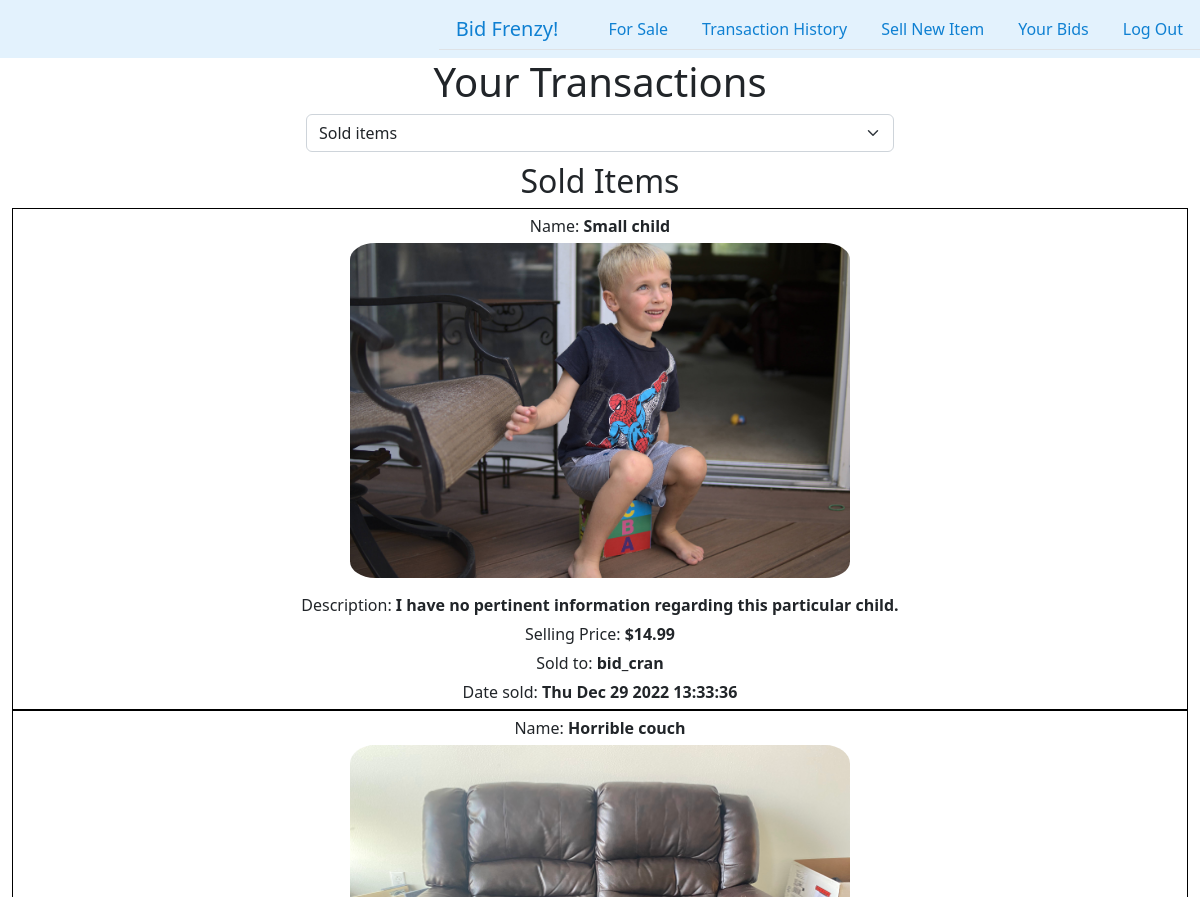
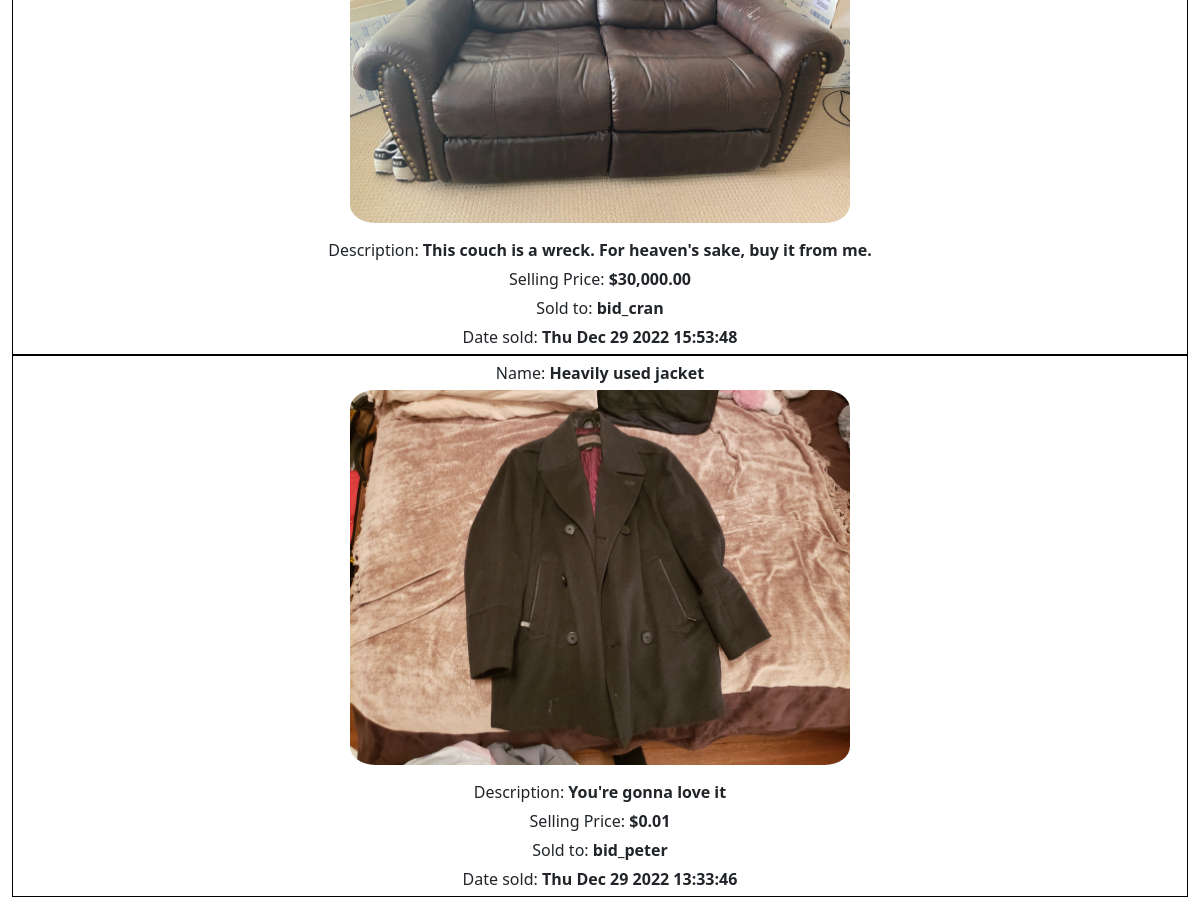
Screenshot of /transactions (signed in) with the database file from the repository (2 pictures, top to bottom).
### tables this page shows
CREATE TABLE items (id INTEGER PRIMARY KEY AUTOINCREMENT, name TEXT NOT NULL, description TEXT NOT NULL, filename TEXT NOT NULL, ownerId INTEGER, askingPrice INTEGER, saleStatus TEXT NOT NULL);

CREATE TABLE bids (id INTEGER PRIMARY KEY AUTOINCREMENT, itemId INTEGER, bidderId INTEGER, sellerId INTEGER, offerPrice INTEGER, offerStatus TEXT NOT NULL, datetime INTEGER, saleDate TEXT);

CREATE TABLE users (id INTEGER PRIMARY KEY AUTOINCREMENT, username TEXT NOT NULL, passwordHash TEXT NOT NULL, cash INTEGER);

### app.py (the view)
@app.route("/transactions", methods=["GET", "POST"])
def transactions():
        user_id = session["user_id"]
        soldItems = db.execute("SELECT * FROM items WHERE ownerId = ? AND salestatus = 'sold'", user_id)
        if len(soldItems) > 0:
            for item in soldItems:
                item['filename'] = f"./static/saved/{item['filename']}"
                itemId = item['id']
                saleInfo = db.execute("SELECT * FROM bids WHERE itemId = ? AND offerStatus = 'sold'", itemId)
                if len(saleInfo) > 0:
                    item['bidsInfo'] = saleInfo[0]
                    item['bidsInfo']['bidderName'] = db.execute("SELECT username FROM users WHERE id = ?", item['bidsInfo']['bidderId'])[0]['username']
                else:
                    soldItems = False
        else:
            soldItems = False
        boughtItems = db.execute("SELECT * FROM items JOIN bids ON items.id = bids.itemId WHERE bids.bidderId = ? AND bids.offerStatus = 'sold' AND items.saleStatus = 'sold'", user_id)
        if len(boughtItems) > 0:
            for item in boughtItems:
                item['filename'] = f"./static/saved/{item['filename']}"
                itemId = item['id']
                sellerName = db.execute("SELECT username FROM users WHERE id = ?", item['ownerId'])
                item['sellerName'] = sellerName[0]['username']
        boughtItems = boughtItems
        return render_template("transactions.html", soldItems = soldItems, boughtItems=boughtItems)

### app.py (called while the page is built)
@app.after_request
def after_request(response):
    response.headers["Cache-Control"] = "no-cache, no-store, must-revalidate"
    response.headers["Expires"] = 0
    response.headers["Pragma"] = "no-cache"
    return response

### templates/transactions.html (shortened to what this page needs)
{% extends "layout.html" %} {% block title %} Your Transactions {% endblock %}
{% block main %}
<h1>Your Transactions</h1>
<select class="form-select" name="transactions">
  <option value="sold">Sold items</option>
</select>
<div id="sold-items" class="flex-container">
  {% if soldItems %}
  <h2>Sold Items</h2>
  {% for soldItem in soldItems %}
  <div class="bordered">
    <p>Name: <span class="bold">{{ soldItem['name'] }}</span></p>
    <img src="{{ soldItem['filename'] }}" width="500" />
    <p>Description: <span class="bold">{{ soldItem['description'] }}</span></p>
    <p>Selling Price: <span class="bold">{{ soldItem['bidsInfo']['offerPrice'] }}</span></p>
    <p>Sold to: <span class="bold">{{ soldItem['bidsInfo']['bidderName'] }}</span></p>
    <p>Date sold: <span class="bold">{{ soldItem['bidsInfo']['saleDate'] }}</span></p>
  </div>
  {% endfor %}
  {% endif %}
</div>
  {% endblock %}

### templates/layout.html (shortened to what this page needs)
<!DOCTYPE html>
<html lang="en">
  <head>
    <link
      href="https://cdn.jsdelivr.net/npm/bootstrap@5.2.3/dist/css/bootstrap.min.css"
      rel="stylesheet"
    />
    <link rel="stylesheet" href="./static/styles/styles.css" type="text/css">
  </head>
  <body id="everything">
    <nav
      class="navbar sticky-top justify-content-end"
      style="background-color: #e3f2fd">
      {% if session["user_id"] %}
      <ul class="nav nav-tabs">
        <li class="nav-item">
          <a href="./index"
          class="nav-link navbar-brand" aria-current="page">Bid Frenzy!</a>
        </li>
        <li class="nav-item">
          <a href="./forsale"
          class="nav-link">For Sale</a>
        </li>
        <li class="nav-item">
          <a href="./transactions"
          class="nav-link">Transaction History</a>
        </li>
        <li class="nav-item">
          <a href="./createsale"
          class="nav-link">Sell New Item</a>
        </li>
        <li class="nav-item">
          <a href="./yourbids"
          class="nav-link">Your Bids</a>
        </li>
        <li class="nav-item">
          <a href="./login"
          class="nav-link">Log Out</a>
        </li>
      </ul>
      {% endif %}
    </nav>
    <main class="container-fluid text-center">
        {% block main %}{% endblock %}
    </main>
  </body>
</html>

### static/styles/styles.css (style rules this page uses)
nav .nav li a { color: #0f80d2 !important; }
img { border-radius: 5%; margin-bottom: 10px; }
p { margin: 5px 0px; }
.flex-container { display: flex; flex-direction: column; }
.bordered { border: 1px solid black; }
.bold { font-weight: bold; }
.form-select { width: 50%; margin: auto; margin-bottom: 10px; }

### rows the page displays
items: name "Small child", filename (picture), description "I have no pertinent information regarding this particular child.", bidsInfo.offerPrice "$14.99", bidsInfo.bidderName "bid_cran", bidsInfo.saleDate "Thu Dec 29 2022 13:33:36"
items: name "Horrible couch", filename (picture), description "This couch is a wreck. For heaven's sake, buy it from me.", bidsInfo.offerPrice "$30,000.00", bidsInfo.bidderName "bid_cran", bidsInfo.saleDate "Thu Dec 29 2022 15:53:48"
items: name "Heavily used jacket", filename (picture), description "You're gonna love it", bidsInfo.offerPrice "$0.01", bidsInfo.bidderName "bid_peter", bidsInfo.saleDate "Thu Dec 29 2022 13:33:46"
